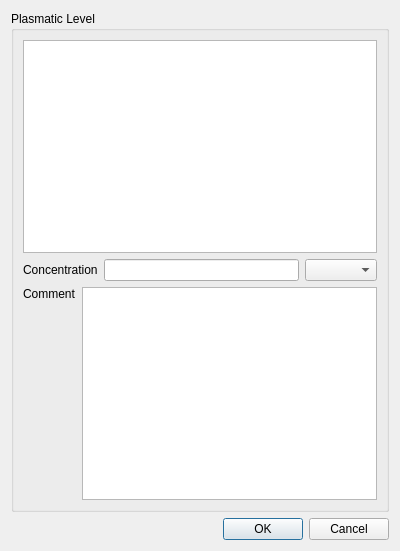
<?xml version="1.0" encoding="UTF-8"?>
<ui version="4.0">
 <class>PlasmaticLevelDialog</class>
 <widget class="QDialog" name="PlasmaticLevelDialog">
  <property name="geometry">
   <rect>
    <x>0</x>
    <y>0</y>
    <width>400</width>
    <height>551</height>
   </rect>
  </property>
  <property name="windowTitle">
   <string>Dialog</string>
  </property>
  <layout class="QVBoxLayout" name="verticalLayout">
   <item>
    <widget class="QGroupBox" name="groupBox">
     <property name="title">
      <string>Plasmatic Level</string>
     </property>
     <layout class="QGridLayout" name="gridLayout">
      <item row="0" column="0">
       <widget class="QTableView" name="m_data"/>
      </item>
      <item row="1" column="0">
       <layout class="QHBoxLayout" name="horizontalLayout_2">
        <item>
         <widget class="QLabel" name="label">
          <property name="text">
           <string>Concentration</string>
          </property>
         </widget>
        </item>
        <item>
         <widget class="QLineEdit" name="concentration"/>
        </item>
        <item>
         <widget class="QComboBox" name="units"/>
        </item>
       </layout>
      </item>
      <item row="2" column="0">
       <layout class="QHBoxLayout" name="horizontalLayout">
        <item>
         <layout class="QVBoxLayout" name="verticalLayout_2">
          <item>
           <widget class="QLabel" name="label_2">
            <property name="text">
             <string>Comment</string>
            </property>
           </widget>
          </item>
          <item>
           <spacer name="verticalSpacer">
            <property name="orientation">
             <enum>Qt::Vertical</enum>
            </property>
            <property name="sizeHint" stdset="0">
             <size>
              <width>20</width>
              <height>40</height>
             </size>
            </property>
           </spacer>
          </item>
         </layout>
        </item>
        <item>
         <widget class="QTextEdit" name="comment"/>
        </item>
       </layout>
      </item>
     </layout>
    </widget>
   </item>
   <item>
    <widget class="QDialogButtonBox" name="buttonBox">
     <property name="orientation">
      <enum>Qt::Horizontal</enum>
     </property>
     <property name="standardButtons">
      <set>QDialogButtonBox::Cancel|QDialogButtonBox::Ok</set>
     </property>
    </widget>
   </item>
  </layout>
 </widget>
 <resources/>
 <connections>
  <connection>
   <sender>buttonBox</sender>
   <signal>accepted()</signal>
   <receiver>PlasmaticLevelDialog</receiver>
   <slot>accept()</slot>
   <hints>
    <hint type="sourcelabel">
     <x>248</x>
     <y>254</y>
    </hint>
    <hint type="destinationlabel">
     <x>157</x>
     <y>274</y>
    </hint>
   </hints>
  </connection>
  <connection>
   <sender>buttonBox</sender>
   <signal>rejected()</signal>
   <receiver>PlasmaticLevelDialog</receiver>
   <slot>reject()</slot>
   <hints>
    <hint type="sourcelabel">
     <x>316</x>
     <y>260</y>
    </hint>
    <hint type="destinationlabel">
     <x>286</x>
     <y>274</y>
    </hint>
   </hints>
  </connection>
 </connections>
</ui>
